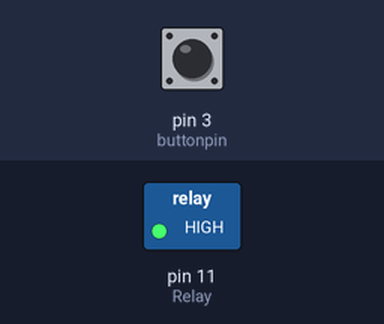
A sketch run on a simulated Arduino Uno, built with avr-gcc and run on an emulated ATmega328P. Shown: switched loads named in the sketch (green lamp = pin HIGH). The inputs (shaded band) are chosen by the test bench; at power-on: pin 3 (buttonpin) LOW.

Above: at 1.2 s.
1.3 s: pin 3 (buttonpin) pulled HIGH for 0.15 s
At 1.37 s:
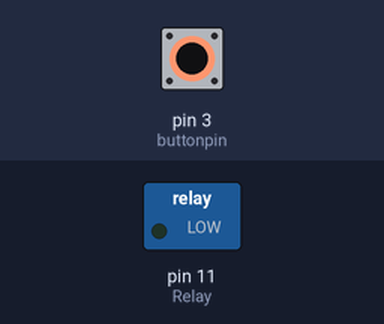
2.9 s: pin 3 (buttonpin) pulled HIGH for 3.2 s
At 7.0 s:
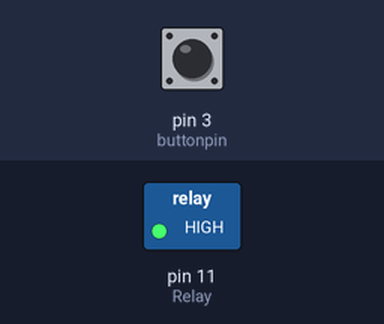
Timing chart, 0 to 8.5 s (numbered marks = the images above; inputs shaded):
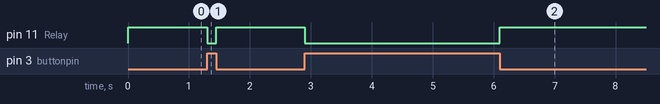

Measured:
- after the input at 1.3 s, pin 11 (Relay): HIGH → LOW at once, → HIGH 0.15 s later
- after the input at 2.9 s, pin 11 (Relay): HIGH → LOW at once, → HIGH 3.2 s later

The sketch:

Touch_iron.ino
```cpp
int Relay = 11 ; // define LED Interface
int buttonpin = 3; // define Metal Touch Sensor Interface
int val ; // define numeric variables val
void setup ()
{
  pinMode (Relay, OUTPUT) ; // define LED as output interface
  pinMode (buttonpin, INPUT) ; // define metal touch sensor output interface
}
void loop ()
{
  val = digitalRead (buttonpin) ; // digital interface will be assigned a value of 3 to read val
  if (val == HIGH) // When the metal touch sensor detects a signal, LED flashes
  {
    digitalWrite (Relay, LOW);
  }
  else
  {
    digitalWrite (Relay, HIGH);
  }
}
```
